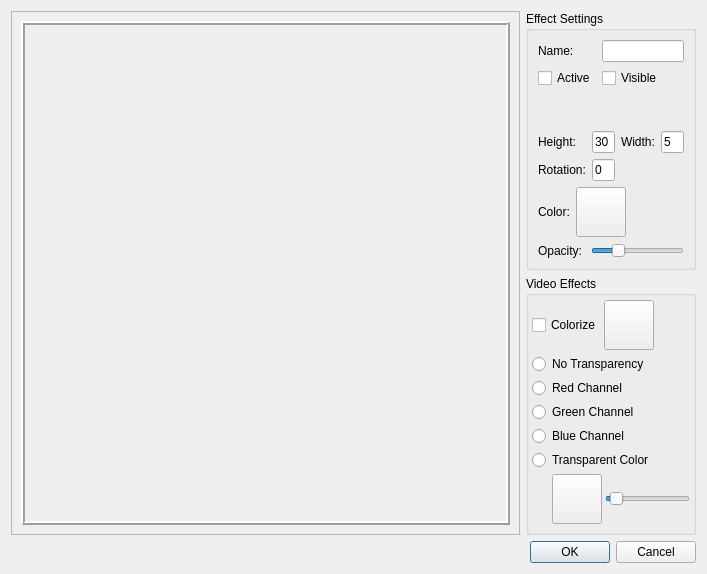
<?xml version="1.0" encoding="UTF-8"?>
<ui version="4.0">
 <class>BattleDialogEffectSettingsObjectVideo</class>
 <widget class="QDialog" name="BattleDialogEffectSettingsObjectVideo">
  <property name="geometry">
   <rect>
    <x>0</x>
    <y>0</y>
    <width>707</width>
    <height>574</height>
   </rect>
  </property>
  <property name="windowTitle">
   <string>Video Effect Settings</string>
  </property>
  <property name="styleSheet">
   <string notr="true">background-image: url(:/img/data/parchment.jpg);</string>
  </property>
  <layout class="QVBoxLayout" name="verticalLayout_4">
   <item>
    <layout class="QHBoxLayout" name="horizontalLayout_2" stretch="3,1">
     <item>
      <widget class="QFrame" name="frameVideo">
       <property name="sizePolicy">
        <sizepolicy hsizetype="Preferred" vsizetype="Preferred">
         <horstretch>0</horstretch>
         <verstretch>0</verstretch>
        </sizepolicy>
       </property>
       <property name="frameShape">
        <enum>QFrame::StyledPanel</enum>
       </property>
       <property name="frameShadow">
        <enum>QFrame::Raised</enum>
       </property>
       <layout class="QGridLayout" name="gridLayout">
        <item row="0" column="0">
         <widget class="QLabel" name="lblPreview">
          <property name="sizePolicy">
           <sizepolicy hsizetype="MinimumExpanding" vsizetype="MinimumExpanding">
            <horstretch>0</horstretch>
            <verstretch>0</verstretch>
           </sizepolicy>
          </property>
          <property name="minimumSize">
           <size>
            <width>0</width>
            <height>0</height>
           </size>
          </property>
          <property name="frameShape">
           <enum>QFrame::Box</enum>
          </property>
          <property name="frameShadow">
           <enum>QFrame::Raised</enum>
          </property>
          <property name="lineWidth">
           <number>2</number>
          </property>
          <property name="text">
           <string/>
          </property>
          <property name="scaledContents">
           <bool>true</bool>
          </property>
         </widget>
        </item>
       </layout>
      </widget>
     </item>
     <item>
      <layout class="QVBoxLayout" name="verticalLayout_3">
       <item>
        <widget class="QGroupBox" name="groupBox_3">
         <property name="title">
          <string>Effect Settings</string>
         </property>
         <layout class="QVBoxLayout" name="verticalLayout_2">
          <item>
           <layout class="QFormLayout" name="formLayout">
            <item row="0" column="0">
             <widget class="QLabel" name="label_4">
              <property name="text">
               <string>Name:</string>
              </property>
             </widget>
            </item>
            <item row="0" column="1">
             <widget class="QLineEdit" name="edtName">
              <property name="sizePolicy">
               <sizepolicy hsizetype="Preferred" vsizetype="Fixed">
                <horstretch>0</horstretch>
                <verstretch>0</verstretch>
               </sizepolicy>
              </property>
              <property name="toolTip">
               <string>The name of the effect</string>
              </property>
             </widget>
            </item>
            <item row="1" column="0">
             <widget class="QCheckBox" name="chkActive">
              <property name="toolTip">
               <string>Inactive effects will not highlight combatants</string>
              </property>
              <property name="text">
               <string>Active</string>
              </property>
             </widget>
            </item>
            <item row="1" column="1">
             <widget class="QCheckBox" name="chkVisible">
              <property name="toolTip">
               <string>Invisible effects will not be shown to players</string>
              </property>
              <property name="text">
               <string>Visible</string>
              </property>
             </widget>
            </item>
           </layout>
          </item>
          <item>
           <layout class="QGridLayout" name="gridLayout_2">
            <item row="0" column="2">
             <widget class="QLabel" name="lblWidth">
              <property name="text">
               <string>Width:</string>
              </property>
             </widget>
            </item>
            <item row="0" column="1">
             <widget class="QLineEdit" name="edtHeight">
              <property name="sizePolicy">
               <sizepolicy hsizetype="Preferred" vsizetype="Fixed">
                <horstretch>0</horstretch>
                <verstretch>0</verstretch>
               </sizepolicy>
              </property>
              <property name="toolTip">
               <string>Height of the effect in feet</string>
              </property>
              <property name="styleSheet">
               <string notr="true">background-image: url(:/img/data/parchment.jpg);</string>
              </property>
              <property name="text">
               <string>30</string>
              </property>
             </widget>
            </item>
            <item row="1" column="1">
             <widget class="QLineEdit" name="edtRotation">
              <property name="sizePolicy">
               <sizepolicy hsizetype="Preferred" vsizetype="Fixed">
                <horstretch>0</horstretch>
                <verstretch>0</verstretch>
               </sizepolicy>
              </property>
              <property name="toolTip">
               <string>Rotation of the effect in degrees</string>
              </property>
              <property name="text">
               <string>0</string>
              </property>
             </widget>
            </item>
            <item row="1" column="0">
             <widget class="QLabel" name="label_2">
              <property name="text">
               <string>Rotation:</string>
              </property>
             </widget>
            </item>
            <item row="0" column="0">
             <widget class="QLabel" name="lblHeight">
              <property name="text">
               <string>Height:</string>
              </property>
             </widget>
            </item>
            <item row="0" column="3">
             <widget class="QLineEdit" name="edtWidth">
              <property name="sizePolicy">
               <sizepolicy hsizetype="Preferred" vsizetype="Fixed">
                <horstretch>0</horstretch>
                <verstretch>0</verstretch>
               </sizepolicy>
              </property>
              <property name="toolTip">
               <string>The width of the effect in feet</string>
              </property>
              <property name="text">
               <string>5</string>
              </property>
             </widget>
            </item>
           </layout>
          </item>
          <item>
           <layout class="QHBoxLayout" name="horizontalLayout_4" stretch="0,0,1">
            <item>
             <widget class="QLabel" name="label_3">
              <property name="text">
               <string>Color:</string>
              </property>
             </widget>
            </item>
            <item>
             <widget class="ColorPushButton" name="btnEffectColor">
              <property name="minimumSize">
               <size>
                <width>50</width>
                <height>50</height>
               </size>
              </property>
              <property name="maximumSize">
               <size>
                <width>50</width>
                <height>50</height>
               </size>
              </property>
              <property name="text">
               <string/>
              </property>
             </widget>
            </item>
            <item>
             <spacer name="horizontalSpacer_2">
              <property name="orientation">
               <enum>Qt::Horizontal</enum>
              </property>
              <property name="sizeType">
               <enum>QSizePolicy::Preferred</enum>
              </property>
              <property name="sizeHint" stdset="0">
               <size>
                <width>40</width>
                <height>20</height>
               </size>
              </property>
             </spacer>
            </item>
           </layout>
          </item>
          <item>
           <layout class="QHBoxLayout" name="horizontalLayout_5" stretch="1,2">
            <item>
             <widget class="QLabel" name="label_5">
              <property name="text">
               <string>Opacity:</string>
              </property>
             </widget>
            </item>
            <item>
             <widget class="QSlider" name="sliderOpacity">
              <property name="sizePolicy">
               <sizepolicy hsizetype="Preferred" vsizetype="Fixed">
                <horstretch>0</horstretch>
                <verstretch>0</verstretch>
               </sizepolicy>
              </property>
              <property name="maximum">
               <number>255</number>
              </property>
              <property name="value">
               <number>64</number>
              </property>
              <property name="orientation">
               <enum>Qt::Horizontal</enum>
              </property>
             </widget>
            </item>
           </layout>
          </item>
         </layout>
        </widget>
       </item>
       <item>
        <widget class="QGroupBox" name="grpTransparency">
         <property name="title">
          <string>Video Effects</string>
         </property>
         <layout class="QVBoxLayout" name="verticalLayout">
          <property name="spacing">
           <number>3</number>
          </property>
          <property name="leftMargin">
           <number>3</number>
          </property>
          <property name="topMargin">
           <number>3</number>
          </property>
          <property name="rightMargin">
           <number>3</number>
          </property>
          <property name="bottomMargin">
           <number>3</number>
          </property>
          <item>
           <layout class="QHBoxLayout" name="horizontalLayout_3" stretch="0,0,1">
            <item>
             <widget class="QCheckBox" name="chkColorize">
              <property name="text">
               <string>Colorize</string>
              </property>
              <property name="checked">
               <bool>false</bool>
              </property>
             </widget>
            </item>
            <item>
             <widget class="ColorPushButton" name="btnColorizeColor">
              <property name="minimumSize">
               <size>
                <width>50</width>
                <height>50</height>
               </size>
              </property>
              <property name="maximumSize">
               <size>
                <width>50</width>
                <height>50</height>
               </size>
              </property>
              <property name="text">
               <string/>
              </property>
             </widget>
            </item>
            <item>
             <spacer name="horizontalSpacer">
              <property name="orientation">
               <enum>Qt::Horizontal</enum>
              </property>
              <property name="sizeType">
               <enum>QSizePolicy::Preferred</enum>
              </property>
              <property name="sizeHint" stdset="0">
               <size>
                <width>40</width>
                <height>20</height>
               </size>
              </property>
             </spacer>
            </item>
           </layout>
          </item>
          <item>
           <widget class="QRadioButton" name="btnNoTransparency">
            <property name="text">
             <string>No Transparency</string>
            </property>
            <attribute name="buttonGroup">
             <string notr="true">buttonGroup</string>
            </attribute>
           </widget>
          </item>
          <item>
           <widget class="QRadioButton" name="btnRed">
            <property name="text">
             <string>Red Channel</string>
            </property>
            <attribute name="buttonGroup">
             <string notr="true">buttonGroup</string>
            </attribute>
           </widget>
          </item>
          <item>
           <widget class="QRadioButton" name="btnGreen">
            <property name="text">
             <string>Green Channel</string>
            </property>
            <attribute name="buttonGroup">
             <string notr="true">buttonGroup</string>
            </attribute>
           </widget>
          </item>
          <item>
           <widget class="QRadioButton" name="btnBlue">
            <property name="text">
             <string>Blue Channel</string>
            </property>
            <attribute name="buttonGroup">
             <string notr="true">buttonGroup</string>
            </attribute>
           </widget>
          </item>
          <item>
           <widget class="QRadioButton" name="btnTransparent">
            <property name="text">
             <string>Transparent Color</string>
            </property>
            <attribute name="buttonGroup">
             <string notr="true">buttonGroup</string>
            </attribute>
           </widget>
          </item>
          <item>
           <layout class="QHBoxLayout" name="horizontalLayout">
            <property name="spacing">
             <number>3</number>
            </property>
            <property name="leftMargin">
             <number>20</number>
            </property>
            <item>
             <widget class="ColorPushButton" name="btnTransparentColor">
              <property name="minimumSize">
               <size>
                <width>50</width>
                <height>50</height>
               </size>
              </property>
              <property name="maximumSize">
               <size>
                <width>50</width>
                <height>50</height>
               </size>
              </property>
              <property name="text">
               <string/>
              </property>
             </widget>
            </item>
            <item>
             <widget class="QSlider" name="slideTolerance">
              <property name="sizePolicy">
               <sizepolicy hsizetype="Preferred" vsizetype="Fixed">
                <horstretch>0</horstretch>
                <verstretch>0</verstretch>
               </sizepolicy>
              </property>
              <property name="maximum">
               <number>255</number>
              </property>
              <property name="value">
               <number>15</number>
              </property>
              <property name="orientation">
               <enum>Qt::Horizontal</enum>
              </property>
             </widget>
            </item>
           </layout>
          </item>
         </layout>
        </widget>
       </item>
      </layout>
     </item>
    </layout>
   </item>
   <item>
    <widget class="QDialogButtonBox" name="buttonBox">
     <property name="orientation">
      <enum>Qt::Horizontal</enum>
     </property>
     <property name="standardButtons">
      <set>QDialogButtonBox::Cancel|QDialogButtonBox::Ok</set>
     </property>
    </widget>
   </item>
  </layout>
 </widget>
 <customwidgets>
  <customwidget>
   <class>ColorPushButton</class>
   <extends>QPushButton</extends>
   <header>colorpushbutton.h</header>
  </customwidget>
 </customwidgets>
 <resources/>
 <connections>
  <connection>
   <sender>buttonBox</sender>
   <signal>accepted()</signal>
   <receiver>BattleDialogEffectSettingsObjectVideo</receiver>
   <slot>accept()</slot>
   <hints>
    <hint type="sourcelabel">
     <x>248</x>
     <y>254</y>
    </hint>
    <hint type="destinationlabel">
     <x>157</x>
     <y>274</y>
    </hint>
   </hints>
  </connection>
  <connection>
   <sender>buttonBox</sender>
   <signal>rejected()</signal>
   <receiver>BattleDialogEffectSettingsObjectVideo</receiver>
   <slot>reject()</slot>
   <hints>
    <hint type="sourcelabel">
     <x>316</x>
     <y>260</y>
    </hint>
    <hint type="destinationlabel">
     <x>286</x>
     <y>274</y>
    </hint>
   </hints>
  </connection>
 </connections>
 <buttongroups>
  <buttongroup name="buttonGroup"/>
 </buttongroups>
</ui>
